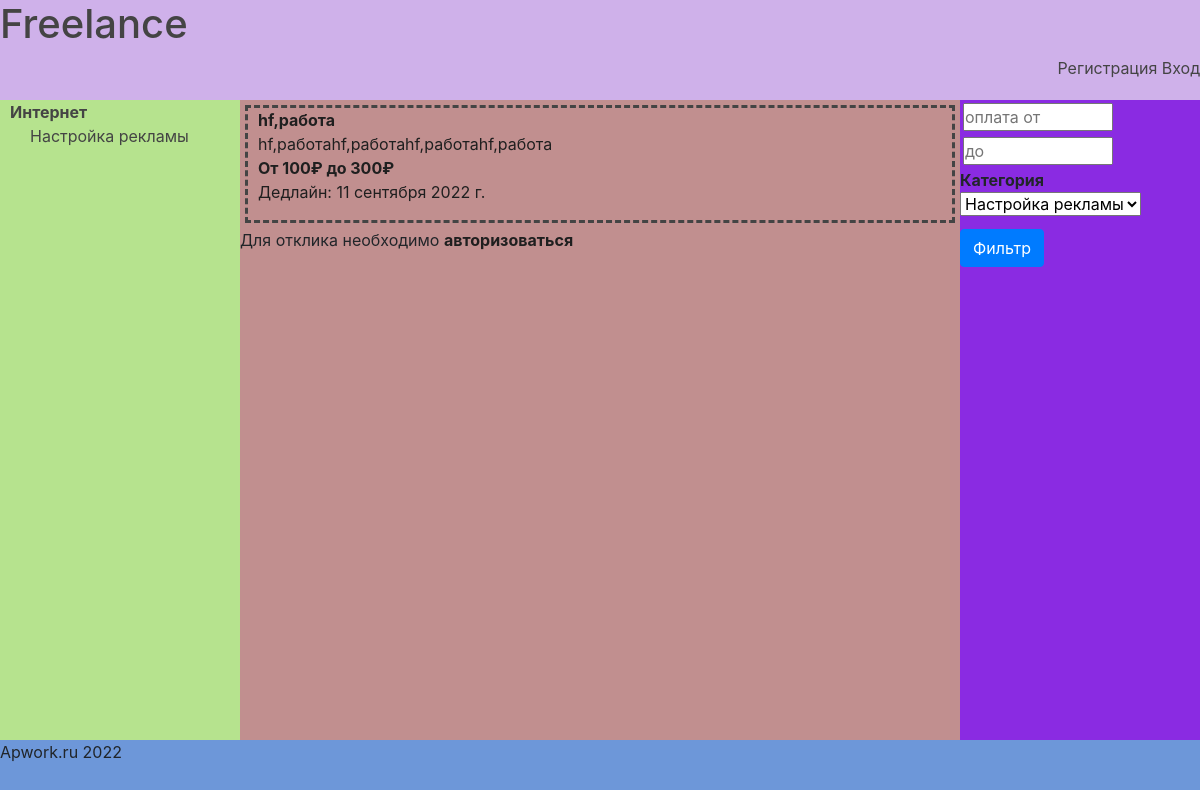
The app's page /job/1, older data.
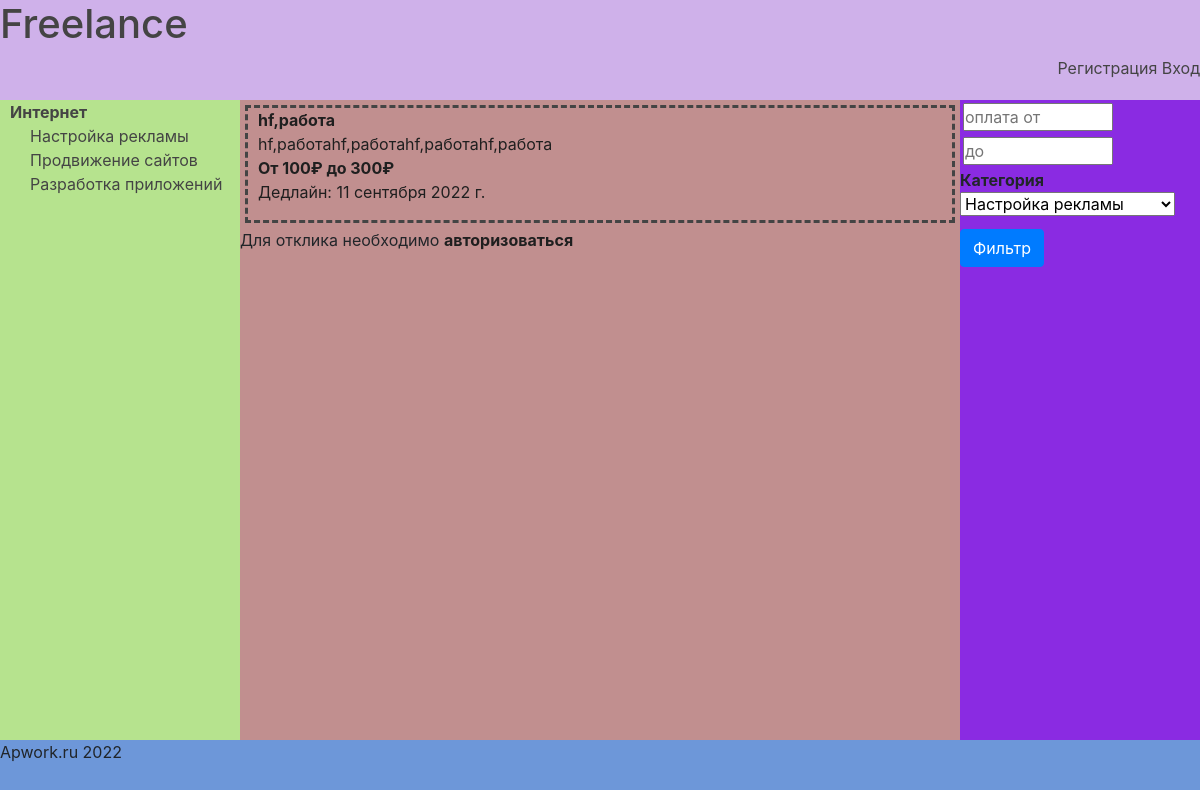
The same page, newer data.
### main/models.py (models this page shows, shortened)
class SubCategory(models.Model):
    tittle_sub_cat = models.CharField(max_length=50, verbose_name='Подкатегория')
    category = models.ForeignKey('Category', on_delete=models.PROTECT, verbose_name='Категория')
    slug_sub_cat = models.SlugField(unique=True, verbose_name='URL', max_length=150, primary_key=True)
    class Meta:
        verbose_name = 'Подкатегория'
        verbose_name_plural = 'Подкатегории'

class Category(models.Model):
    title_cat = models.CharField(max_length=50, verbose_name='Категория')
    slug_cat = models.SlugField(unique=True, verbose_name='URL', max_length=100)
    class Meta:
        verbose_name = 'Категория'
        verbose_name_plural = 'Категории'

### main/views.py (the view)
# urls.py: path('job/<int:pk>', views.job_view, name='job_view'),
def job_view(request, pk):
    context = {'form': Job.objects.get(pk=pk)}
    return render(request, 'detail_job.html', context)

### main/midlewares.py (called while the page is built)
def category_context_processor(request):
    if request.method == 'GET' or 'category' in request.POST:
        context = {'category': SubCategory.objects.all(),
                   "keyword": "",
                   'all': ""}
        return context
    else:
        return {'nothing': 'OK'}

### templates/detail_job.html
{% extends 'basic.html' %}
{% block content %}
    <div class="block-job">
        <ul>
                <li><strong>{{ form.title }}</strong></li>
            <li>{{ form.description }}</li>
            <li><strong>От {{ form.min_price }}₽ до {{ form.max_price }}₽</strong></li>
            <li>Дедлайн: {{ form.expired_date }}</li>
        </ul>
    </div>
    {% if user.is_authenticated %}
        <div class="button-send" style="float: left; padding-right: 10px">
            <form action="{% url 'send_proposal' %}" method="get">
                <input type="hidden" name="employer" value="{{ form.author.id }}">
                <input type="hidden"  name="job_id" value="{{ form.id }}">
                <button type="submit">Откликнуться</button>
            </form>
        </div>
        <form action="{% url 'chat' %}" method="get">
            <input type="hidden"  name="sender" value="{{ user.username }}">
            <input type="hidden"  name="author" value="{{ form.author }}">
            <input type="hidden"  name="job_name" value="{{ form.title }}">
            <input type="hidden"  name="chat_id" value="{{ form.id }}">
            <button type="submit">Сообщение</button>
        </form>
        {% else %}
        <p>Для отклика необходимо <a href="{% url 'login' %}"><strong style="color: #1f1f1f">авторизоваться</strong></a></p>
    {% endif %}
{% endblock %}

### templates/basic.html (shortened to what this page needs)
{% load static %}
{% load bootstrap4 %}
<!doctype html>
<html lang="ru">
<head>
    <link rel="stylesheet" href="{% static 'style/style.css' %}">
    {% bootstrap_css %}
</head>
<body>
<div id="main">
    <div id="header">
        <a href="{% url 'home' %}"><h1>Freelance</h1></a>
        <ul>
            {% if request.user.is_authenticated %}
                <a href="{% url 'account' %}">
                    <li>Профиль</li>
                </a>
                <li><a href="{% url 'logout' %}">Выход</a></li>
            {% else %}
                <li><a href="{% url 'register' %}">Регистрация</a></li>
                <li><a href="{% url 'login' %}">Вход</a></li>
                </ul>
            {% endif %}
    </div>
    <div id="menu">
        {% block menu %}
            <ul>
                {% for cat in category %}
                    {% ifchanged cat.category.pk %}
                        <li><b>{{ cat.category.title_cat }}</b></li>
                    {% endifchanged %}
                    <li><a href="{% url 'job_cat_view' cat.slug_sub_cat %}">
                        {{ cat.tittle_sub_cat }}</a></li>
                {% endfor %}
            </ul>
        {% endblock %}
    </div>
    <div id="content">
        {% block content %}{% endblock %}
    </div>
    <div id="filter">
        {% block filter %}
            <form action="{% url 'filter' %}" method="post">
                <input type="number" class="filter-form" name="min_price" placeholder="оплата от" value="{{ min }}"/>
                <input type="number" class="filter-form" name="max_price" placeholder="до" value="{{ max }}"/>
                <strong>Категория</strong><br>
                <label>
                    <select name="category">
                        {% for cat in category %}
                            <option value="{{ cat.slug_sub_cat }}">{{ cat.tittle_sub_cat }}</option>
                        {% endfor %}
                    </select>
                </label>
                <button style="margin-top: 5px" type="submit" class="btn btn-primary">Фильтр</button>
            </form>
        {% endblock %}
    </div>
    <div id="footer">
        <p>Apwork.ru {% now "Y" %}</p>
    </div>
</div>
</body>
</html>

Row changes from the older to the newer data that the page shows:
added SubCategory: tittle_sub_cat "Продвижение сайтов"
added SubCategory: tittle_sub_cat "Разработка приложений"
